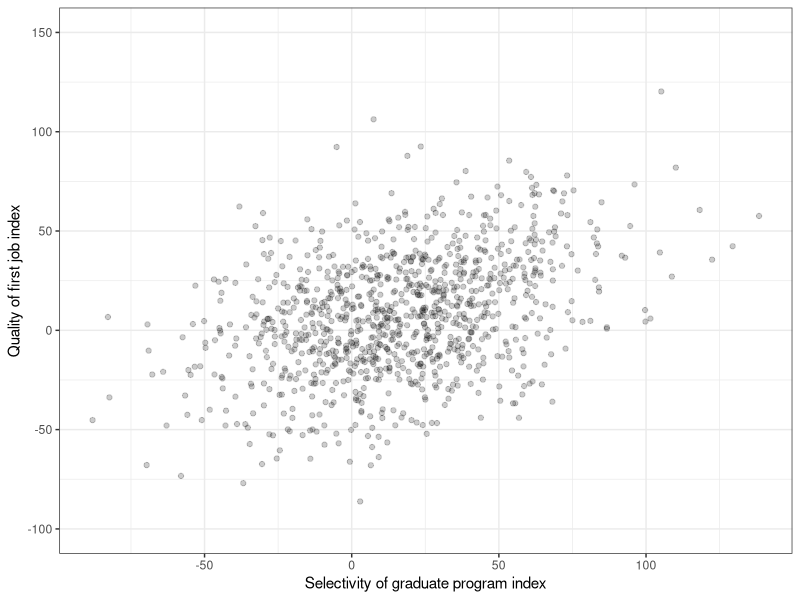
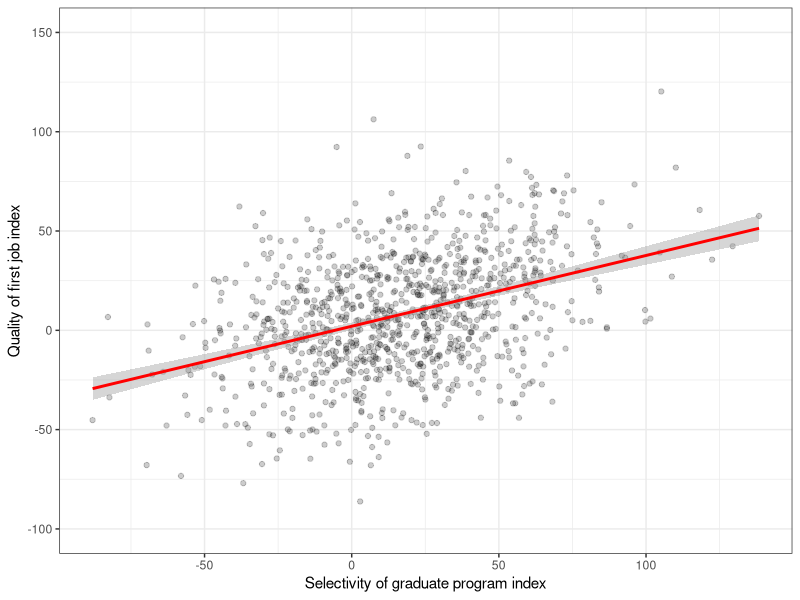
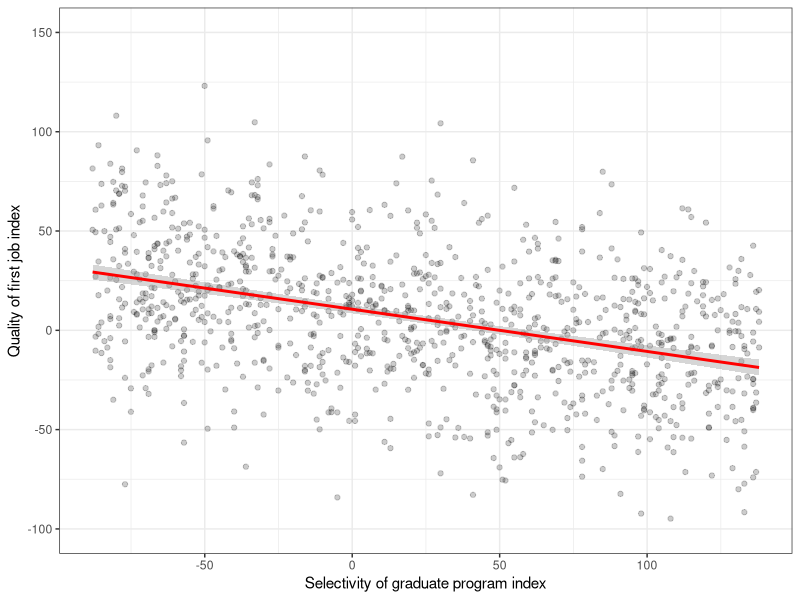
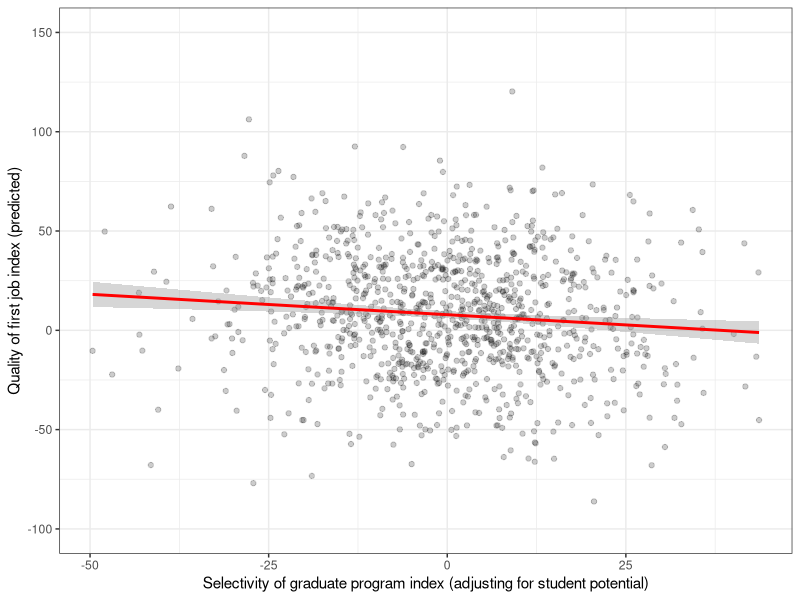
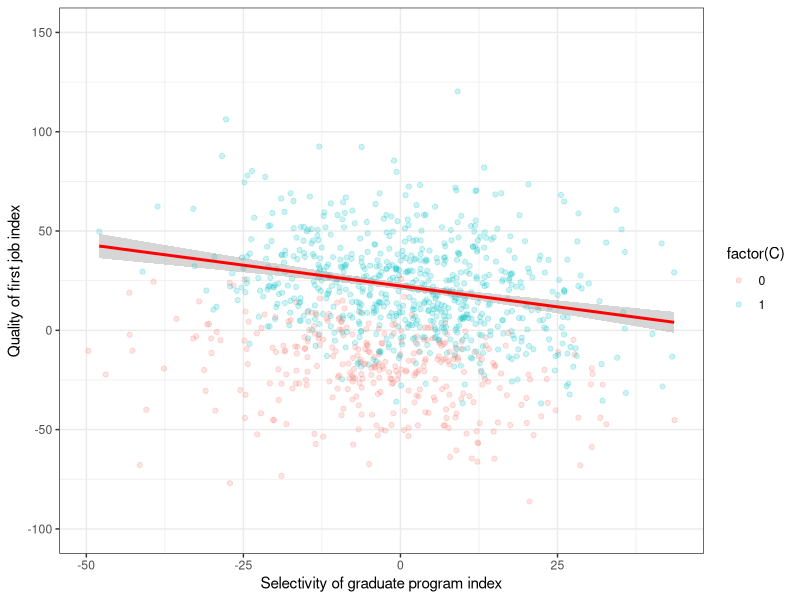

These charts were generated, in order, by the following R code:
## ---- chunk 1
set.seed(1988)

# sample size
N <- 1000

# student "potential"
W <- rnorm(N, mean=25, sd=50) 

# program selectivity
X <- 0.6*W + rnorm(N, mean=0, sd=15)

# quality of first job
Y <- 0.4*W - 0.2*X + rnorm(N, mean = 0, sd = 25)

# store everything
data <- data.frame(Y=Y, X=X, W=W)
## ---- chunk 2
library(ggplot2)
ggplot2::ggplot(data, aes(x=X, y=Y)) +
  geom_point(alpha=0.2) +
  labs(x = "Selectivity of graduate program index",
       y = "Quality of first job index") +
  scale_y_continuous(limits = c(-100,150)) +
  #scale_x_continuous(limits = c(-100,150)) +
  theme_bw()
## ---- chunk 3
# Bivariate regression

lm(Y~X, data=data)
## ---- chunk 4
ggplot2::ggplot(data, aes(x=X, y=Y)) +
  geom_point(alpha=0.2) +
  geom_smooth(method="lm", color="red") +
  labs(x = "Selectivity of graduate program index",
       y = "Quality of first job index") +
  scale_y_continuous(limits = c(-100,150)) +
  #scale_x_continuous(limits = c(-100,150)) +
  theme_bw()
## ---- chunk 5
# let's simulate random assignment 
# of students to programs!

data$Xrand <- sample(min(X):max(X),
            N, replace=TRUE)

# now add quality of first job

data$Yexp <- 0.4*W - 0.2*data$Xrand + rnorm(N, mean = 0, sd = 25)

lm(Yexp~Xrand, data=data)
## ---- chunk 6
ggplot2::ggplot(data, aes(x=Xrand, y=Yexp)) +
  geom_point(alpha=0.2) +
  geom_smooth(method="lm", color="red") +
  labs(x = "Selectivity of graduate program index",
       y = "Quality of first job index") +
  scale_y_continuous(limits = c(-100,150)) +
  #scale_x_continuous(limits = c(-100,150)) +
  theme_bw()
## ---- chunk 7
# Same regression
# Plus "adjustment" for student potential
reg <- lm(Y~X+W, data=data)

# By FWL theorem, we can replicate
# this results with bivariate regs
# Run the bivariate regression and save the residuals
regresids <- broom::augment(lm(X ~ W, data = data))

reg
## ---- chunk 8
# Plot
ggplot(data = regresids, 
       aes(y = data$Y, x = .resid)) +
  geom_point(alpha = 0.2) + 
  geom_smooth(method="lm", color="red") +
  theme_bw() + 
  scale_y_continuous(limits = c(-100,150)) +
  #scale_x_continuous(limits = c(-100,150)) +
  labs(x = "Selectivity of graduate program index (adjusting for student potential)",
       y = "Quality of first job index (predicted)")
## ---- chunk 9
# Registry of job market candidates
# As a function of selectivity and outcome
prob <- 1/(1+exp(-(1.5*X+Y*2)))
data$C <- rbinom(N, 1, prob=prob)

# What would happen if we change the probs?
# prob <- 1/(1+exp(-(X-Y*2)))

lm(Y ~ X + W, data=subset(data, C==1))
## ---- chunk 10
regresids <- broom::augment(lm(X ~ W, data = data))
data$Xres <- regresids$.resid

ggplot2::ggplot(data,
                aes(x=Xres, y=Y, color = factor(C))) +
  geom_point(alpha=0.2) +
  geom_smooth(method="lm", color="red",
              data = subset(data, C==1),
              aes(y = Y,
                  x = Xres)) +
  labs(x = "Selectivity of graduate program index",
       y = "Quality of first job index") +
  scale_y_continuous(limits = c(-100,150)) +
  #scale_x_continuous(limits = c(-100,150)) +
  theme_bw()

#regresids <- broom::augment(lm(X ~ W, data = subset(data, C==1)))
# ggplot2::ggplot(data, 
#                 aes(x=X, y=Y, color = factor(C))) +
#   geom_point(alpha=0.2) +
#   geom_smooth(method="lm", color="red", 
#               data = regresids,
#               aes(y = data[data$C==1, "Y"], x = .resid)) +
#   labs(x = "Selectivity of graduate program index",
#        y = "Quality of first job index") +
#   scale_y_continuous(limits = c(-100,150)) +
#   #scale_x_continuous(limits = c(-100,150)) +
#   theme_bw()
